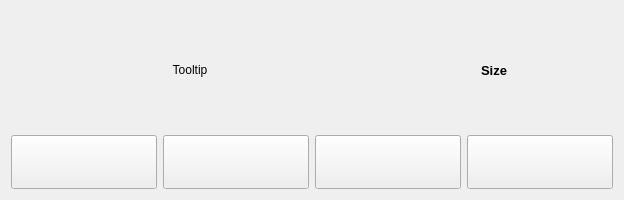
<?xml version="1.0" encoding="UTF-8"?>
<ui version="4.0">
 <class>DataWidget</class>
 <widget class="QWidget" name="DataWidget">
  <property name="geometry">
   <rect>
    <x>0</x>
    <y>0</y>
    <width>275</width>
    <height>200</height>
   </rect>
  </property>
  <property name="windowTitle">
   <string>Form</string>
  </property>
  <layout class="QGridLayout" name="gridLayout">
   <item row="0" column="0">
    <layout class="QHBoxLayout" name="horizontalLayout" stretch="3,2">
     <item>
      <widget class="QLabel" name="tooltip">
       <property name="text">
        <string>Tooltip</string>
       </property>
       <property name="alignment">
        <set>Qt::AlignmentFlag::AlignCenter</set>
       </property>
       <property name="wordWrap">
        <bool>true</bool>
       </property>
      </widget>
     </item>
     <item>
      <widget class="QLabel" name="size">
       <property name="font">
        <font>
         <pointsize>10</pointsize>
         <bold>true</bold>
        </font>
       </property>
       <property name="text">
        <string notr="true">Size</string>
       </property>
       <property name="alignment">
        <set>Qt::AlignmentFlag::AlignCenter</set>
       </property>
       <property name="wordWrap">
        <bool>true</bool>
       </property>
      </widget>
     </item>
    </layout>
   </item>
   <item row="1" column="0">
    <layout class="QHBoxLayout" name="horizontalLayout_2">
     <item>
      <widget class="QPushButton" name="open">
       <property name="sizePolicy">
        <sizepolicy hsizetype="Expanding" vsizetype="Fixed">
         <horstretch>1</horstretch>
         <verstretch>0</verstretch>
        </sizepolicy>
       </property>
       <property name="minimumSize">
        <size>
         <width>124</width>
         <height>42</height>
        </size>
       </property>
       <property name="toolTip">
        <string>Open with your system file manager</string>
       </property>
       <property name="styleSheet">
        <string notr="true">QPushButton {
min-width: 120px;
min-height: 40px;
padding: 6px 12px;
}</string>
       </property>
       <property name="text">
        <string/>
       </property>
       <property name="iconSize">
        <size>
         <width>18</width>
         <height>18</height>
        </size>
       </property>
      </widget>
     </item>
     <item>
      <widget class="QPushButton" name="clear">
       <property name="sizePolicy">
        <sizepolicy hsizetype="Expanding" vsizetype="Fixed">
         <horstretch>1</horstretch>
         <verstretch>0</verstretch>
        </sizepolicy>
       </property>
       <property name="minimumSize">
        <size>
         <width>124</width>
         <height>42</height>
        </size>
       </property>
       <property name="toolTip">
        <string>Delete all data in this directory. THIS IS 100% IRREVERSIBLE!</string>
       </property>
       <property name="styleSheet">
        <string notr="true">QPushButton {
min-width: 120px;
min-height: 40px;
padding: 6px 12px;
}</string>
       </property>
       <property name="text">
        <string/>
       </property>
       <property name="iconSize">
        <size>
         <width>18</width>
         <height>18</height>
        </size>
       </property>
      </widget>
     </item>
     <item>
      <widget class="QPushButton" name="upload">
       <property name="sizePolicy">
        <sizepolicy hsizetype="Expanding" vsizetype="Fixed">
         <horstretch>1</horstretch>
         <verstretch>0</verstretch>
        </sizepolicy>
       </property>
       <property name="minimumSize">
        <size>
         <width>124</width>
         <height>42</height>
        </size>
       </property>
       <property name="toolTip">
        <string>Export all data in this directory. This may take a while!</string>
       </property>
       <property name="styleSheet">
        <string notr="true">QPushButton {
min-width: 120px;
min-height: 40px;
padding: 6px 12px;
}</string>
       </property>
       <property name="text">
        <string/>
       </property>
       <property name="iconSize">
        <size>
         <width>18</width>
         <height>18</height>
        </size>
       </property>
      </widget>
     </item>
     <item>
      <widget class="QPushButton" name="download">
       <property name="sizePolicy">
        <sizepolicy hsizetype="Expanding" vsizetype="Fixed">
         <horstretch>1</horstretch>
         <verstretch>0</verstretch>
        </sizepolicy>
       </property>
       <property name="minimumSize">
        <size>
         <width>124</width>
         <height>42</height>
        </size>
       </property>
       <property name="toolTip">
        <string>Import data for this directory. This may take a while, and will delete ALL EXISTING DATA!</string>
       </property>
       <property name="styleSheet">
        <string notr="true">QPushButton {
min-width: 120px;
min-height: 40px;
padding: 6px 12px;
}</string>
       </property>
       <property name="text">
        <string/>
       </property>
       <property name="iconSize">
        <size>
         <width>18</width>
         <height>18</height>
        </size>
       </property>
      </widget>
     </item>
    </layout>
   </item>
  </layout>
 </widget>
 <resources/>
 <connections/>
</ui>
